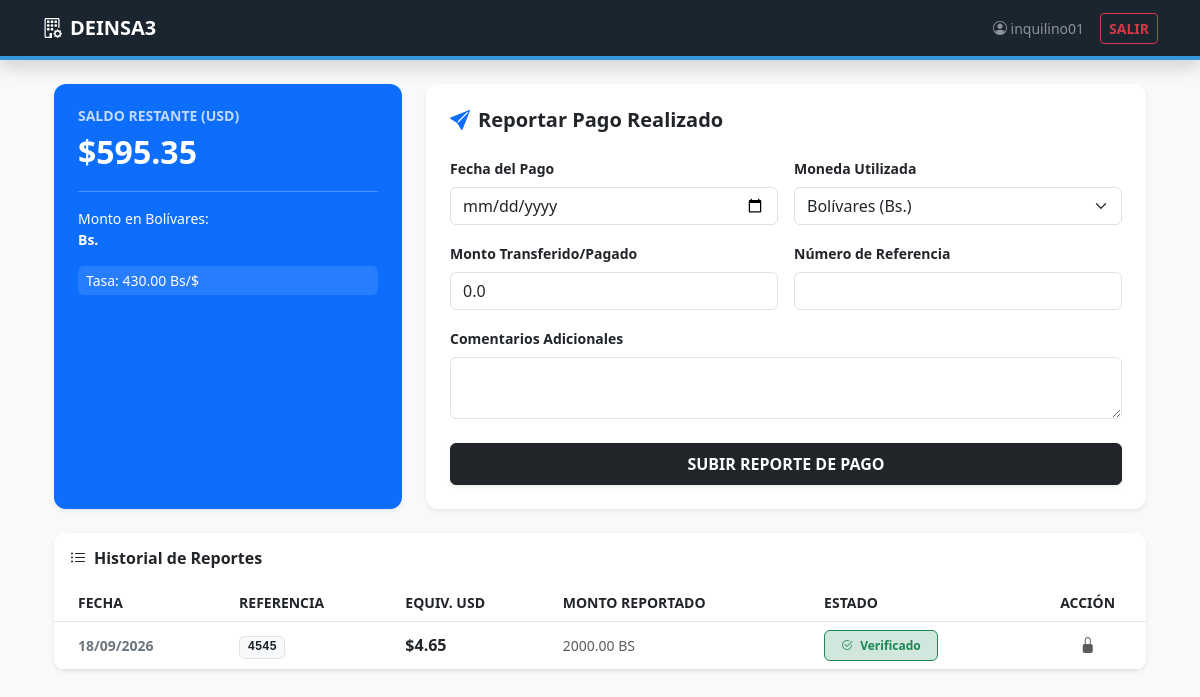
Page /dashboard/ (signed in) on the earlier database version.
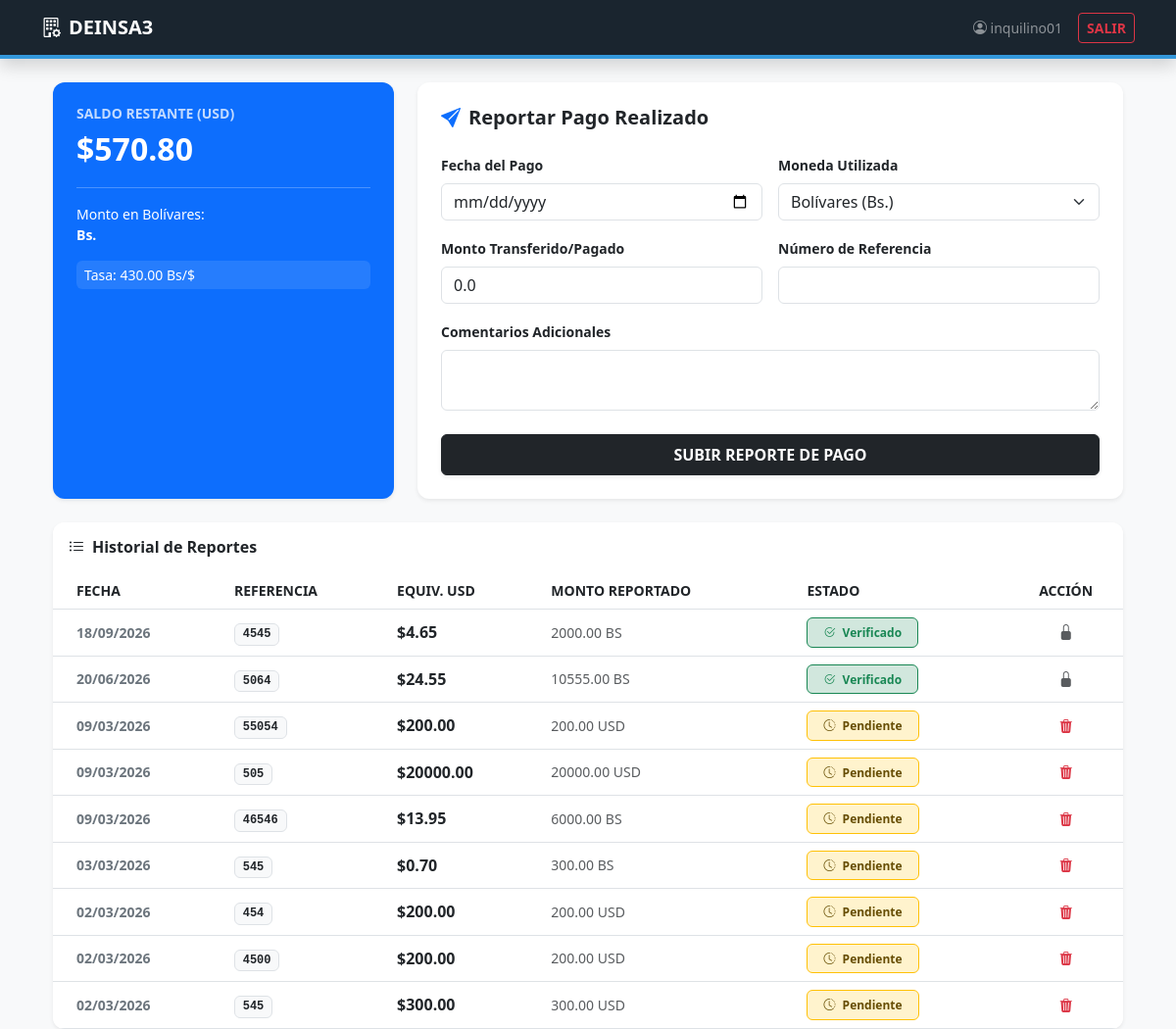
Same page on the later database version.
### cobranza/models.py (models this page shows, shortened)
class TasaCambio(models.Model):
    valor = models.DecimalField(max_digits=10, decimal_places=2)
    fecha_actualizacion = models.DateTimeField(auto_now=True)
    class Meta:
        verbose_name_plural = "Tasas de Cambio"

class Pago(models.Model):
    MONEDA_CHOICES = [
        ('BS', 'Bolívares (Bs.)'),
        ('USD', 'Dólares ($)'),
    ]
    inquilino = models.ForeignKey(User, on_delete=models.CASCADE)
    fecha_pago = models.DateField()
    referencia_bancaria = models.CharField(max_length=50)
    moneda = models.CharField(max_length=3, choices=MONEDA_CHOICES, default='BS')
    monto_reportado = models.DecimalField(max_digits=15, decimal_places=2, default=0.00)
    monto_usd = models.DecimalField(max_digits=15, decimal_places=2, null=True, blank=True)
    monto_bolivares = models.DecimalField(max_digits=15, decimal_places=2, null=True, blank=True)
    comentarios = models.TextField(blank=True, null=True)
    verificado = models.BooleanField(default=False)

### cobranza/views.py (the view)
# urls.py: path('dashboard/', views.dashboard_inquilino, name='dashboard'),
@login_required
def dashboard_inquilino(request):
    perfil = get_object_or_404(PerfilInquilino, user=request.user)
    tasa_obj = TasaCambio.objects.latest('fecha_actualizacion')
    tasa_valor = tasa_obj.valor
    pagos = Pago.objects.filter(inquilino=request.user).order_by('-fecha_pago')
    total_pagado_usd = sum(p.monto_usd for p in pagos if p.verificado)
    saldo_restante_usd = perfil.canon_mensual - total_pagado_usd
    saldo_restante_bs = saldo_restante_usd * Decimal(str(tasa_valor))
    cantidad_pendientes = pagos.filter(verificado=False).count()
    if request.method == 'POST':
        form = PagoForm(request.POST)
        if form.is_valid():
            pago = form.save(commit=False)
            monto_input = Decimal(str(pago.monto_reportado))
            tasa_dec = Decimal(str(tasa_valor))
            formato = Decimal('0.00')
            pago.monto_reportado = monto_input.quantize(formato)
            if pago.moneda == 'BS':
                pago.monto_bolivares = monto_input.quantize(formato)
                pago.monto_usd = (monto_input / tasa_dec).quantize(formato, rounding=ROUND_HALF_UP)
            else:
                pago.monto_usd = monto_input.quantize(formato)
                pago.monto_bolivares = (monto_input * tasa_dec).quantize(formato)
            pago.inquilino = perfil.user
            pago.save()
            messages.success(request, f"Pago de {pago.monto_reportado} {pago.moneda} reportado con éxito.")
            return redirect('dashboard')
    else:
        form = PagoForm()
    return render(request, 'cobranza/dashboard.html', {
        'perfil': perfil,
        'pagos': pagos,
        'form': form,
        'tasa': tasa_valor,
        'saldo_restante_usd': max(0, saldo_restante_usd),
        'saldo_restante_bs': max(0, saldo_restante_bs),
        'cantidad_pendientes': cantidad_pendientes
    })

### cobranza/forms.py
class PagoForm(forms.ModelForm):
    class Meta:
        model = Pago
        fields = ['fecha_pago', 'moneda', 'monto_reportado', 'referencia_bancaria', 'comentarios']
        widgets = {
            'fecha_pago': forms.DateInput(attrs={'type': 'date', 'class': 'form-control', 'max': date.today().isoformat()}),
            'moneda': forms.Select(attrs={'class': 'form-select'}),
            'monto_reportado': forms.NumberInput(attrs={'class': 'form-control', 'step': '0.01', 'placeholder': 'Ej: 1500.00','min':'0.01'}),
            'referencia_bancaria': forms.TextInput(attrs={'class': 'form-control'}),
            'comentarios': forms.Textarea(attrs={'class': 'form-control', 'rows': 2}),
        }
        labels = {
            'moneda': 'Moneda del pago',
            'monto_reportado': 'Monto pagado',
            'referencia_bancaria': 'Nro. de Referencia',
        }

### cobranza/templates/cobranza/dashboard.html (shortened to what this page needs)
{% extends 'cobranza/base.html' %}
{% block content %}
<div class="container mt-4">
    <div class="row">
        <div class="col-md-4 mb-4">
            <div class="card border-0 shadow-sm bg-primary text-white p-4 h-100">
                <h6 class="text-uppercase small fw-bold opacity-75">Saldo Restante (USD)</h6>
                <h2 class="fw-bold mb-1">${{ saldo_restante_usd|floatformat:2 }}</h2>
                <hr class="opacity-25">
                <p class="mb-0 small">Monto en Bolívares: <br><strong>{{ saldo_restante_bs|stringformat:".2" }} Bs.</strong></p>
                <div class="mt-3 small py-1 px-2 bg-white bg-opacity-10 rounded">
                    Tasa: {{ tasa }} Bs/$
                </div>
            </div>
        </div>
        <div class="col-md-8 mb-4">
            <div class="card border-0 shadow-sm p-4 h-100">
                <h5 class="fw-bold mb-4 text-dark">
                    <i class="bi bi-send-fill me-2 text-primary"></i>Reportar Pago Realizado
                </h5>
                <form method="post">
                    <div class="row g-3">
                        <div class="col-md-6">
                            <label class="form-label small fw-bold">Fecha del Pago</label>
                            {{ form.fecha_pago }}
                        </div>
                        <div class="col-md-6">
                            <label class="form-label small fw-bold">Moneda Utilizada</label>
                            {{ form.moneda }}
                        </div>
                        <div class="col-md-6">
                            <label class="form-label small fw-bold">Monto Transferido/Pagado</label>
                            {{ form.monto_reportado }}
                        </div>
                        <div class="col-md-6">
                            <label class="form-label small fw-bold">Número de Referencia</label>
                            {{ form.referencia_bancaria }}
                        </div>
                        <div class="col-12">
                            <label class="form-label small fw-bold">Comentarios Adicionales</label>
                            {{ form.comentarios }}
                        </div>
                    </div>
                    <button type="submit" class="btn btn-dark mt-4 w-100 py-2 fw-bold shadow-sm">
                        SUBIR REPORTE DE PAGO
                    </button>
                </form>
            </div>
        </div>
    </div>
    <div class="card border-0 shadow-sm overflow-hidden">
        <div class="card-header bg-white border-0 py-3">
            <h6 class="mb-0 fw-bold text-dark"><i class="bi bi-list-ul me-2"></i>Historial de Reportes</h6>
        </div>
        <div class="table-responsive">
            <table class="table table-hover align-middle mb-0">
                <thead class="bg-light text-muted small">
                    <tr>
                        <th class="ps-4">FECHA</th>
                        <th>REFERENCIA</th>
                        <th>EQUIV. USD</th>
                        <th>MONTO REPORTADO</th>
                        <th>ESTADO</th>
                        <th class="text-center">ACCIÓN</th>
                    </tr>
                </thead>
                <tbody>
                    {% for pago in pagos %}
                    <tr>
                        <td class="ps-4 small fw-bold text-secondary">{{ pago.fecha_pago|date:"d/m/Y" }}</td>
                        <td><span class="badge bg-light text-dark border font-monospace">{{ pago.referencia_bancaria }}</span></td>
                        <td class="fw-bold">${{ pago.monto_usd|floatformat:2 }}</td>
                        <td class="text-muted small">{{ pago.monto_reportado }} {{ pago.moneda }}</td>
                        <td>
                            {% if pago.verificado %}
                                <span class="badge bg-success-subtle text-success border border-success px-3 py-2">
                                    <i class="bi bi-check2-circle me-1"></i> Verificado
                                </span>
                            {% else %}
                                <span class="badge bg-warning-subtle text-warning-emphasis border border-warning px-3 py-2">
                                    <i class="bi bi-clock-history me-1"></i> Pendiente
                                </span>
                            {% endif %}
                        </td>
                        <td class="text-center">
                            {% if not pago.verificado %}
                                <a href="{% url 'eliminar_pago' pago.id %}"
                                   class="btn btn-sm btn-outline-danger border-0"
                                   onclick="return confirm('¿Estás seguro de que deseas eliminar este reporte pendiente?')">
                                    <i class="bi bi-trash3-fill"></i>
                                </a>
                            {% else %}
                                <i class="bi bi-lock-fill text-muted" title="No se puede eliminar un pago verificado"></i>
                            {% endif %}
                        </td>
                    </tr>
                    {% endfor %}
                </tbody>
            </table>
        </div>
    </div>
</div>
{% endblock %}

### cobranza/templates/cobranza/base.html (shortened to what this page needs)
<!DOCTYPE html>
<html lang="es">
<head>
    <link href="https://cdn.jsdelivr.net/npm/bootstrap@5.3.0/dist/bootstrap.min.css" rel="stylesheet">
    <link rel="stylesheet" href="https://cdn.jsdelivr.net/npm/bootstrap-icons@1.11.1/font/bootstrap-icons.css">
</head>
<body>
    <nav class="navbar navbar-expand-lg navbar-dark mb-4 shadow">
        <div class="container">
            <a class="navbar-brand fw-bold" href="#">
                <i class="bi bi-building-gear me-2"></i>DEINSA3
            </a>
            <div class="d-flex align-items-center">
                <span class="text-white-50 me-3 small">
                    <i class="bi bi-person-circle"></i> {{ user.username }}
                </span>
                <form method="post" action="{% url 'logout' %}">
                    <button type="submit" class="btn btn-outline-danger btn-sm fw-bold">SALIR</button>
                </form>
            </div>
        </div>
    </nav>
    <main class="container">
        {% block content %}
        {% endblock %}
    </main>
</body>
</html>

### cobranza/templates/cobranza/base.html (style rules this page uses)
body { background-color: #f8f9fa; font-family: 'Segoe UI', Tahoma, Geneva, Verdana, sans-serif; }
.navbar { background-color: #1a252f; border-bottom: 4px solid #3498db; }
.card { border-radius: 12px; transition: transform 0.2s; }

Differences in the rows shown:
added Pago: fecha_pago "20/06/2026", referencia_bancaria "5064", monto_usd "24.55", monto_reportado "10555.00", moneda "BS", verificado True (drawn)
added Pago: fecha_pago "09/03/2026", referencia_bancaria "55054", monto_usd "200.00", monto_reportado "200.00", moneda "USD", verificado False (drawn)
added Pago: fecha_pago "09/03/2026", referencia_bancaria "505", monto_usd "20000.00", monto_reportado "20000.00", moneda "USD", verificado False (drawn)
added Pago: fecha_pago "09/03/2026", referencia_bancaria "46546", monto_usd "13.95", monto_reportado "6000.00", moneda "BS", verificado False (drawn)
added Pago: fecha_pago "03/03/2026", referencia_bancaria "545", monto_usd "0.70", monto_reportado "300.00", moneda "BS", verificado False (drawn)
added Pago: fecha_pago "02/03/2026", referencia_bancaria "454", monto_usd "200.00", monto_reportado "200.00", moneda "USD", verificado False (drawn)
added Pago: fecha_pago "02/03/2026", referencia_bancaria "4500", monto_usd "200.00", monto_reportado "200.00", moneda "USD", verificado False (drawn)
added Pago: fecha_pago "02/03/2026", referencia_bancaria "545", monto_usd "300.00", monto_reportado "300.00", moneda "USD", verificado False (drawn)
Other differences:
{{ saldo_restante_usd|floatformat:2 }}: "595.35" → "570.80"
